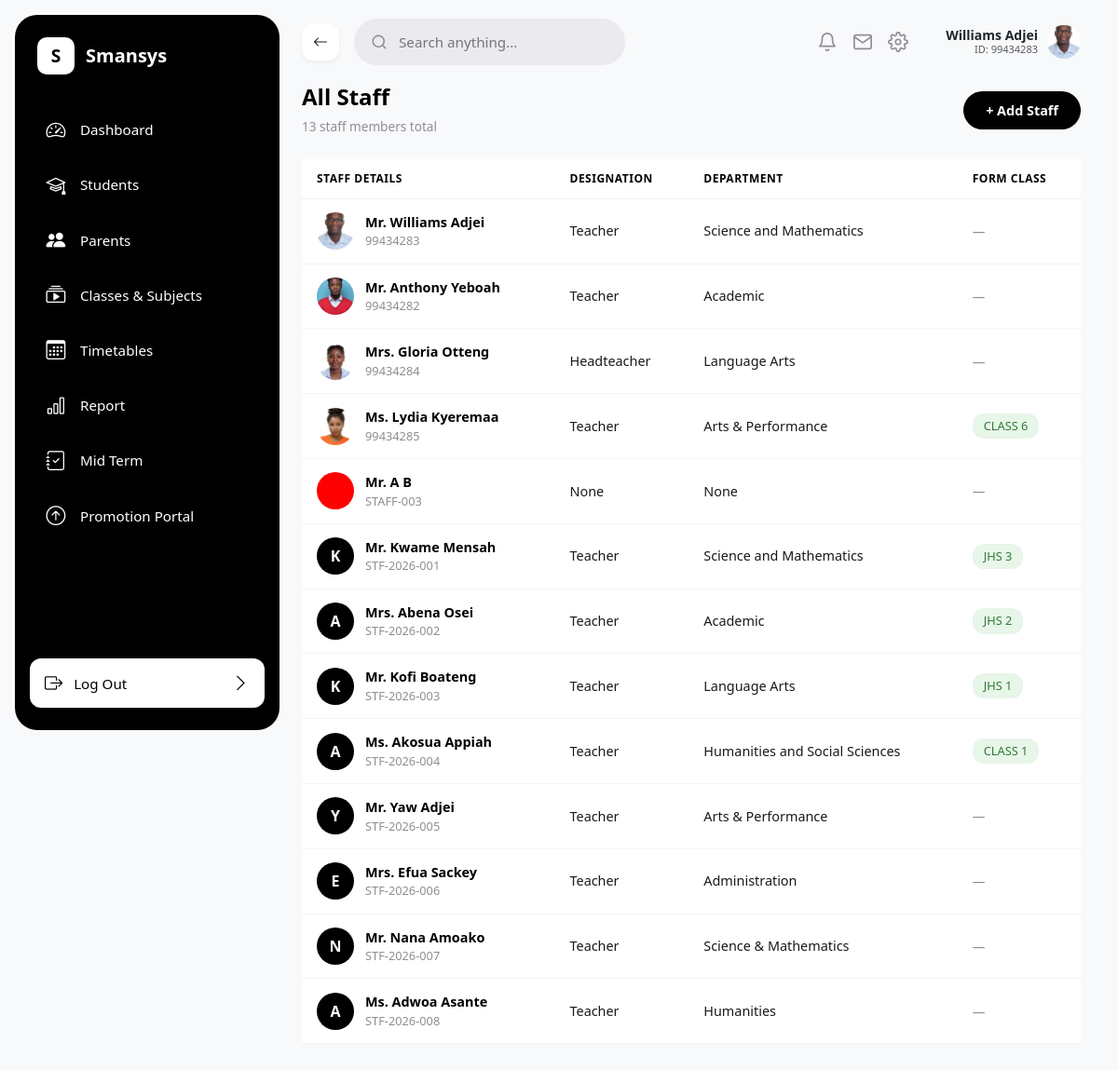
Page /staff/list/ (signed in) on the earlier database version.
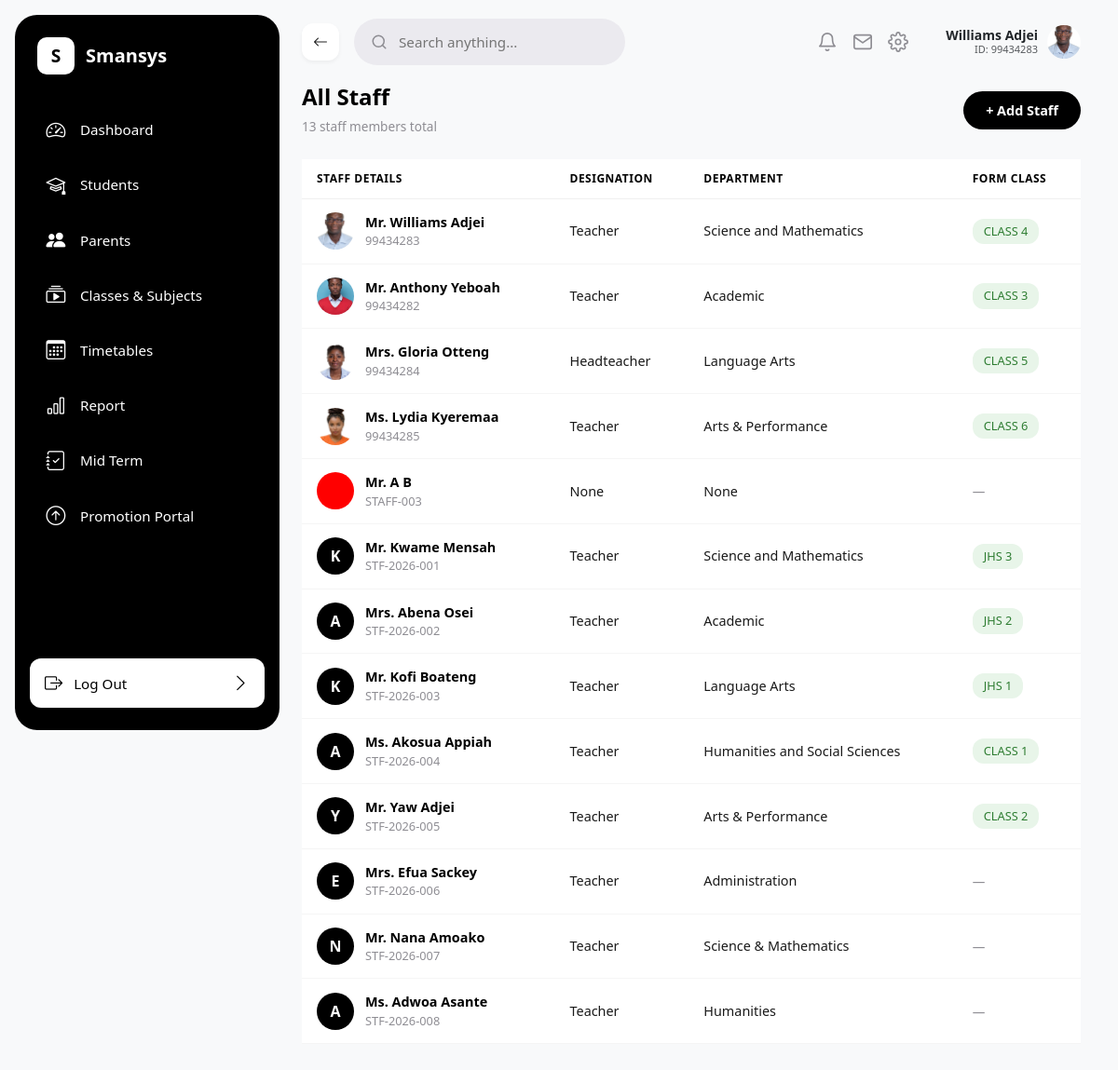
Same page on the later database version.
### sis/models.py (models this page shows, shortened)
class StaffProfile(models.Model):
    TITLE_CHOICES = [
        ('Mr.', 'Mr.'),
        ('Mrs.', 'Mrs.'),
        ('Ms.', 'Ms.'),
        ('Dr.', 'Dr.'),
        ('Rev.', 'Rev.'),
    ]
    GENDER_CHOICES = [
        ('Male', 'Male'),
        ('Female', 'Female'),
    ]
    EMPLOYMENT_CHOICES = [
        ('Permanent', 'Permanent'),
        ('Contract', 'Contract'),
    ]
    title = models.CharField(max_length=20, choices=TITLE_CHOICES, default='Mr.')
    first_name = models.CharField(max_length=100, default='')
    last_name = models.CharField(max_length=100, default='')
    other_names = models.CharField(max_length=100, blank=True, null=True, default='')
    staff_id = models.CharField(max_length=50, unique=True, default='')
    user = models.OneToOneField(User, on_delete=models.CASCADE, related_name='staff_profile', null=True, blank=True)
    gender = models.CharField(max_length=10, choices=GENDER_CHOICES, default='Male')
    dob = models.DateField(verbose_name="Date of Birth", default=date.today)
    designation = models.ForeignKey(Designation, on_delete=models.SET_NULL, null=True, blank=True)
    ssnit_id = models.CharField(max_length=50, blank=True, null=True, verbose_name="SSNIT ID")
    phone_number = models.CharField(max_length=15, blank=True, null=True, verbose_name="Phone Number")
    email = models.EmailField(unique=True)
    employment_type = models.CharField(max_length=50, choices=EMPLOYMENT_CHOICES, default='Permanent')
    date_of_appointment = models.DateField(default=date.today)
    year_of_last_promotion = models.IntegerField(blank=True, null=True)
    department = models.ForeignKey(Department, on_delete=models.SET_NULL, null=True, blank=True)
    qualification = models.CharField(max_length=150, default='')
    certificate = models.CharField(max_length=150, default='')
    name_of_institution_completed = models.CharField(max_length=255, default='')
    year_completed = models.IntegerField(default=2000)
    profile_picture = models.ImageField(upload_to=get_staff_photo_path, max_length=100, blank=True, null=True)
    address = models.TextField(blank=True, null=True, verbose_name="Residential Address")
    form_class = models.OneToOneField('ClassRoom', on_delete=models.SET_NULL, null=True, blank=True, related_name='form_teacher')
    subject_areas = models.ManyToManyField('Subject', blank=True, related_name='teachers', help_text="Select all subjects this staff member is assigned to teach.")
    @property
    def avatar_initial(self):
        for name_part in [self.first_name, self.other_names, self.last_name]:
            if name_part:
                return str(name_part).strip()[0].upper()
        if self.user and self.user.first_name:
            return self.user.first_name[0].upper()
        if hasattr(self, 'full_name') and self.full_name:
            return self.full_name.strip()[0].upper()
        return ""

class Designation(models.Model):
    name = models.CharField(max_length=100, unique=True)
    def __str__(self):
        return self.name

class Department(models.Model):
    name = models.CharField(max_length=100, unique=True)
    def __str__(self):
        return self.name

class ClassRoom(models.Model):
    class_name = models.CharField(max_length=50, unique=True)
    order = models.PositiveIntegerField(
        default=0,
        help_text="Used to sort classes hierarchically (e.g., Class 1 = 1, JHS 3 = 9)"
    )
    form_master = models.ForeignKey('StaffProfile', on_delete=models.SET_NULL, null=True, blank=True, related_name='managed_class')
    class Meta:
        ordering = ['order']

### sis/views.py (the view)
# urls.py: path('staff/list/', staff_list_view, name='staff_list'),
@login_required
def staff_list_view(request):
    staff_members = StaffProfile.objects.select_related('user').all()
    return render(request, 'sis/staff_list.html', {'staff_members': staff_members})

### sis/context_processors.py (called while the page is built)
def staff_context(request):
    if request.user.is_authenticated:
        staff_profile = getattr(request.user, 'staff_profile', None)
        subject_count = staff_profile.assigned_classes_subjects.values('subject').distinct().count() if staff_profile else 0
        return {
            'staff_profile': staff_profile,
            'subject_count': subject_count,
        }
    return {}

### sis/templates/sis/staff_list.html (shortened to what this page needs)
{% extends 'sis/base.html' %}
{% load static %}
{% block content %}
<div class="d-flex justify-content-between align-items-center mb-4">
    <div>
        <h4 class="fw-bold mb-1" style="color: #000000;">All Staff</h4>
        <span style="color: #8E8D93; font-size: 0.85rem;">{{ staff_members|length }} staff members total</span>
    </div>
    <div>
        <a href="{% url 'register_staff' %}" style="background-color: #000000; color: #ffffff; border: none; border-radius: 25px; padding: 10px 24px; font-weight: 600; font-size: 0.9rem; text-decoration: none; display: inline-block; cursor: pointer;">+ Add Staff</a>
    </div>
</div>
<div class="table-responsive">
    <table class="table table-hover align-middle" style="border-collapse: separate; border-spacing: 0;">
        <thead>
            <tr style="color: #8E8D93; font-size: 0.75rem; font-weight: 600; text-transform: uppercase; letter-spacing: 0.5px;">
                <th style="padding: 12px 16px; border-bottom: 1px solid #f0f0f0;">Staff Details</th>
                <th style="padding: 12px 16px; border-bottom: 1px solid #f0f0f0;">Designation</th>
                <th style="padding: 12px 16px; border-bottom: 1px solid #f0f0f0;">Department</th>
                <th style="padding: 12px 16px; border-bottom: 1px solid #f0f0f0;">Form Class</th>
            </tr>
        </thead>
        <tbody>
            {% for member in staff_members %}
            <tr style="cursor: pointer; transition: background 0.15s;" onclick="window.location='{% url 'staff_detail' member.id %}';">
                <td style="padding: 14px 16px; border-bottom: 1px solid #f5f5f5;">
                    <div style="display: flex; align-items: center; gap: 12px;">
                        {% if member.profile_picture %}
                        <img src="{{ member.profile_picture.url }}" alt="" style="width: 40px; height: 40px; border-radius: 50%; object-fit: cover;">
                        {% else %}
                        <span style="width: 40px; height: 40px; border-radius: 50%; background-color: #000000; color: #ffffff; display: flex; align-items: center; justify-content: center; font-weight: 700; font-size: 1rem; flex-shrink: 0;">{{ member.avatar_initial }}</span>
                        {% endif %}
                        <div>
                            <div style="font-weight: 600; color: #000000; font-size: 0.9rem;">{{ member.title }} {{ member.first_name|default:"" }} {{ member.other_names|default:"" }} {{ member.last_name|default:""|default_if_none:"" }}</div>
                            <div style="color: #8E8D93; font-size: 0.8rem;">{{ member.staff_id }}</div>
                        </div>
                    </div>
                </td>
                <td style="padding: 14px 16px; border-bottom: 1px solid #f5f5f5; color: #1A1A1A; font-size: 0.9rem;">{{ member.designation }}</td>
                <td style="padding: 14px 16px; border-bottom: 1px solid #f5f5f5; color: #1A1A1A; font-size: 0.9rem;">{{ member.department }}</td>
                <td style="padding: 14px 16px; border-bottom: 1px solid #f5f5f5;">
                    {% if member.form_class %}
                    <span style="background-color: #E8F5E9; color: #2E7D32; border-radius: 12px; padding: 4px 12px; font-weight: 500; font-size: 0.8rem; display: inline-block;">{{ member.form_class.class_name }}</span>
                    {% else %}
                    <span style="color: #8E8D93; font-size: 0.85rem;">&mdash;</span>
                    {% endif %}
                </td>
            </tr>
            {% empty %}
            <tr>
                <td colspan="4" class="text-center py-5" style="color: #8E8D93;">No staff registered yet.</td>
            </tr>
            {% endfor %}
        </tbody>
    </table>
</div>
{% endblock %}

### sis/templates/sis/base.html (shortened to what the changed rows need)
{% load static %}
<!DOCTYPE html>
<html lang="en">
<head>
    <link rel="stylesheet" href="{% static 'css/bootstrap.min.css' %}">
    <link rel="stylesheet" href="https://cdn.jsdelivr.net/npm/bootstrap-icons@1.11.3/font/bootstrap-icons.min.css">
</head>
<body>
{% if user.is_authenticated %}
<div class="app-layout" style="display: flex; min-height: 100vh; background-color: #F8F9FA;">
    <div class="main-viewport" style="flex-grow: 1; display: flex; flex-direction: column; min-width: 0;">
        <header class="global-header" style="width: 100%; display: flex; align-items: center; justify-content: space-between; padding: 20px 40px; background-color: transparent;">
            <div class="header-right d-flex align-items-center" style="gap: 20px; margin-left: auto;">
                <div class="profile-dropdown-container" style="position: relative;">
                    <div class="header-profile-pill d-flex align-items-center" style="gap: 10px; margin-left: 20px; cursor: pointer;" onclick="toggleProfileCard()">
                        <div class="text-end d-none d-md-block">
                            <div class="fw-bold text-dark lh-sm" style="font-size: 14px;">
                            </div>
                            <div class="text-muted" style="font-size: 11px; margin-top: -2px;">
                            </div>
                        </div>
                        {% if staff_profile and staff_profile.profile_picture %}
                        <img src="{{ staff_profile.profile_picture.url }}" alt="Avatar" style="width: 36px; height: 36px; border-radius: 50%; object-fit: cover;">
                        {% else %}
                        <span style="width: 36px; height: 36px; display: flex; align-items: center; justify-content: center; border-radius: 50%; background-color: #000000; color: #ffffff; font-weight: 700; font-size: 0.85rem; line-height: 1;">
                            {{ request.user.username|first|upper }}
                        </span>
                        {% endif %}
                    </div>
                </div>
            </div>
        </header>
        <main class="page-content-canvas" style="flex: 1 1 auto; display: flex; flex-direction: column; min-height: calc(100vh - 120px); padding: 0 40px 40px 40px;">
{% endif %}
            {% block content %}
            {% endblock %}
{% if user.is_authenticated %}
        </main>
    </div>
</div>
{% endif %}
</body>
</html>

Differences in the rows shown:
changed StaffProfile "Williams": form_class.class_name (not shown) → "CLASS 4"; no longer shows "—"
changed StaffProfile "Anthony": form_class.class_name (not shown) → "CLASS 3"; no longer shows "—"
changed StaffProfile "Gloria": form_class.class_name (not shown) → "CLASS 5"; no longer shows "—"
changed StaffProfile "Yaw": form_class.class_name (not shown) → "CLASS 2"; no longer shows "—"
